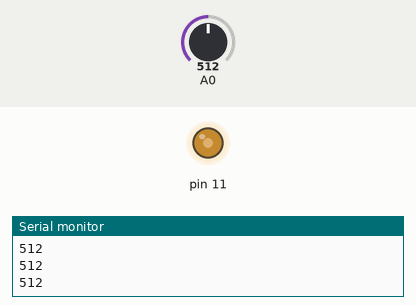
Recording of a sketch running on a simulated Arduino Uno, built with avr-gcc and run on an emulated ATmega328P. On the bench: output pins drawn as LEDs (lit = HIGH), the last lines printed to the serial monitor. The test bench sets the inputs (shaded band); at power-on: A0 = 512.

Above: at 1.2 s.
1.3 s: A0 set to 716
At 2.1 s:
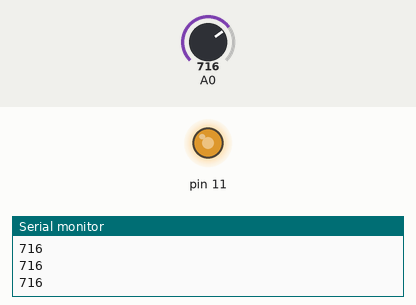
2.8 s: A0 set to 900
At 3.4 s:
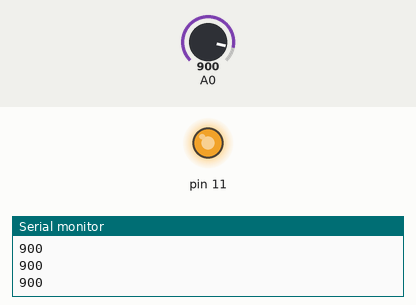
4.3 s: A0 set to 122
At 5.5 s:
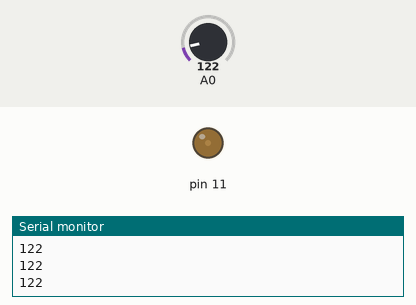
5.8 s: A0 set to 0
At 6.8 s:
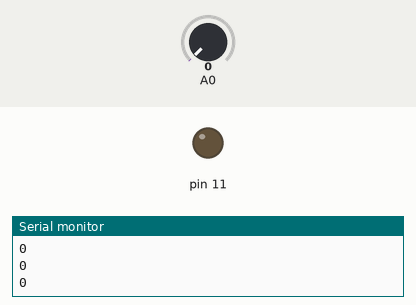
7.3 s: A0 set to 511
At 7.9 s:
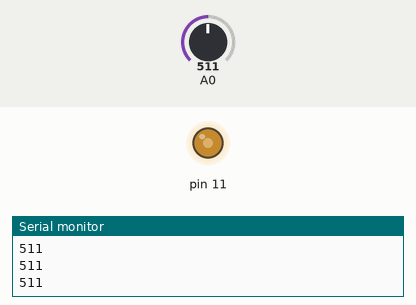
Timing chart, 0 to 9.8 s (numbered marks = the images above; inputs shaded):
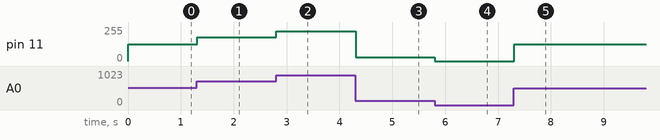

The sketch:

0513_Map_Constrain.ino
```cpp
void setup() {
  // put your setup code here, to run once:

  Serial.begin(9600);
}

void loop() {
  // put your main code here, to run repeatedly:
  int valueA = analogRead(0);
  Serial.println(valueA);
  int adcValue = map(valueA, 0, 1023, 0, 255);
  adcValue = constrain(adcValue, 0, 255);
  analogWrite(11, adcValue);
  //delay(1000);
}
```

Measured:
- after the input at 1.3 s, pin 11: 127/255 → 178/255 at once
- after the input at 2.8 s, pin 11: 178/255 → 224/255 at once
- after the input at 4.3 s, pin 11: 224/255 → 30/255 at once
- after the input at 5.8 s, pin 11: 30/255 → 0/255 at once
- after the input at 7.3 s, pin 11: 0/255 → 127/255 at once
